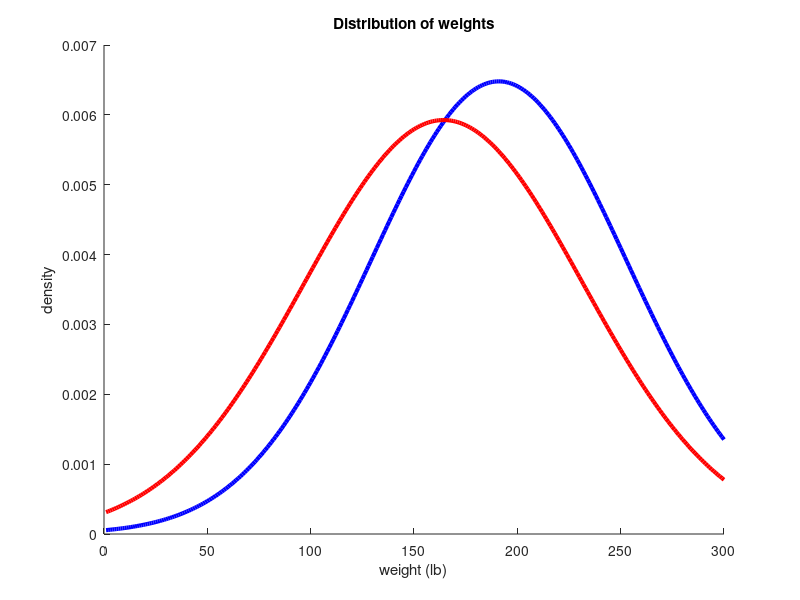
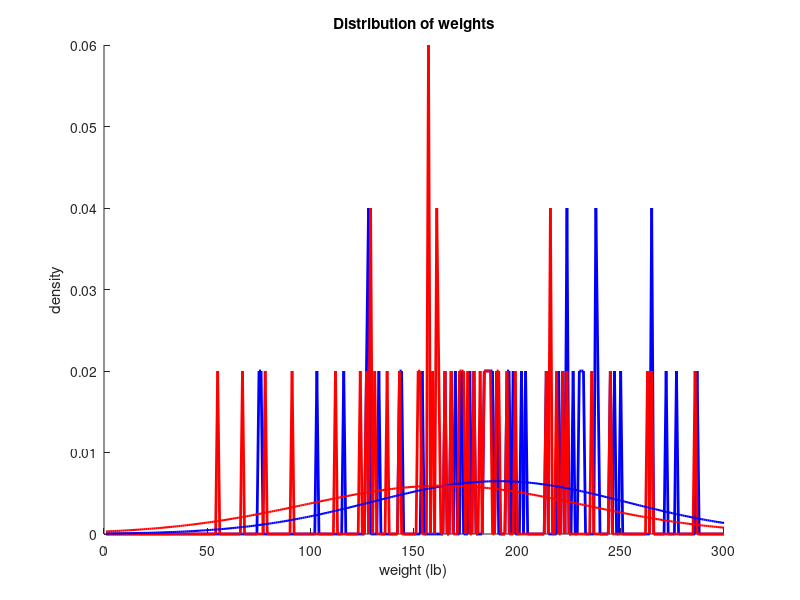
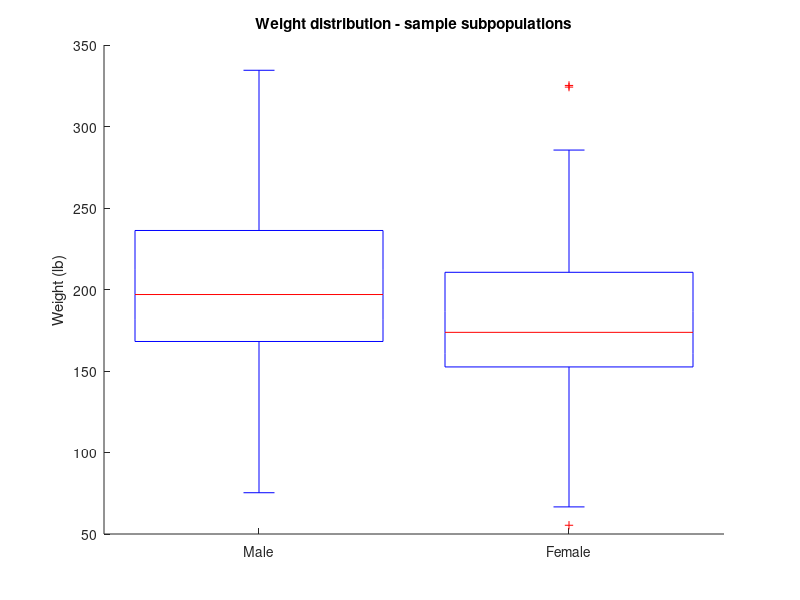

Here is the MATLAB script that generated these plots, in order: (Note: this script raises an error after producing the figures.)
% Systems Pharmacology Final Project Main Driver
% Alanna Farrell, SJ Burris, Gabrielle Grifno
% Spring 2020

% This file creates simulated patients and includes all the parameters for
% running Chlorquine simulations for treatment of Malaria and COVID-19
clear all;
close all;

%% Creating virtual patients: Distribution parameters 

NumberOfSubjects = 50;
% Size of the populations - by making this a parameter, we can easily test 
% the code with small numbers that run quickly, and then run it with 
% larger populations once we're satisfied that it's working.

weightCutOff = 50;
% Minumum weight; set to 0 to only remove nonpositives

Male = 1;
Female = 2; % indexing for matrices

%NEED TO JUSTIFY WHY WE CHOSE THESE
means(Male) = 191;
means(Female) = 164.3;
SD(Male) = 61.57;
SD(Female) = 67.32;

ls = {'-b';'-r'}; % linestyles for male, female distributions
GroupName = {'Male','Female'};

%% PART ONE - NORMAL DISTRIBUTIONS 
    
% Generate Normal Distribution lines
x = [1:1:300]; % x = weight, y = density
for i=Male:Female
    y(i,:) = 1/(SD(i)*sqrt(2*pi()))*exp((-(x(:)-means(i)).^2)/(2*SD(i)^2));
end

% Plotting the normal distributions by themselves
figure;
title('Distribution of weights');    
xlabel('weight (lb)');
ylabel('density');
hold on;
for i=Male:Female
	plot (x,y(i,:),ls{i},'LineWidth',3); 
end


%% PART TWO - GENERATE 2 SUBPOPULATIONS USING RANDOM NUMBERS

% Initiate Random Numbers (helpful to make results reproducible)
rng(0,'twister');

% Generate Subpopulations
for i=Male:Female % 2 subpops 
	xtemp = SD(i).*randn(NumberOfSubjects,1)+means(i); 
    % This gives us a first attempt; next we must identify weights below 
    % the cutoff and replace them
    a=length(xtemp(xtemp<=weightCutOff)); % count people below x lb
    cycle = 1;
    while a>0 % if there are any nonpositives, replace them
        fprintf ('series %i, cycle %i, negs %i\n',i,1,a);
        xtemp(xtemp<=50)=SD(i).*randn(a,1)+means(i);        
        a=length(xtemp(xtemp<=weightCutOff)); 
        cycle = cycle + 1;
    end % check again for nonpositives and loop if nec.
    xdist(i,:) = xtemp; % This is the final weight distribution
end

% Output the means, SDs of the simulated populations
simmeans = mean(xdist,2);
simSDs = std(xdist,0,2);
fprintf('Male population, input mean %4.1f, simulated mean %4.1f; input SD %4.1f, simulated SD %4.1f \n',means(Male),simmeans(Male),SD(Male),simSDs(Male))
fprintf('Female population, input mean %4.1f, simulated mean %4.1f; input SD %4.1f, simulated SD %4.1f \n',means(Female),simmeans(Female),SD(Female),simSDs(Female))

for i = Male:Female
	xtemp = round(xdist(i,:)); % xdist here is the list of patient weights for subpopulation i
    for j = 1:length(x)
    	ysamp(i,j) = length(xtemp(xtemp==x(j)))/NumberOfSubjects;
    end
end

% Overlaying normal distributions and the sample distributions
% three panels
figure;
title('Distribution of weights');    
ylabel('density');
xlabel('weight (lb)'); % note how we only need one x-axis label
hold on;
% Note how we generate different linestyles using conditional statements
for i=Male:Female
    plot (x,ysamp(i,:),ls{i},'LineWidth',2);
end
for i=Male:Female
    plot (x,y(i,:),ls{i},'LineWidth',1.5); 
	% did this separately so that these lines come to the front
end

% Boxplots
% Another way of visualizing the sample populations on one panel.
figure;
hold on;
title('Weight distribution - sample subpopulations')
ylabel('Weight (lb)')
boxplot (xdist','Labels',GroupName);

patientID = (1:NumberOfSubjects)';
Weights = xdist';
save('WeightDistribs.mat','patientID','Weights');

%% Population Pharmacokinetics

%run the popPK sim function to obtain the following for ALL patients,
%inputting only bodyweight
% 1. volume of distribution in compartment 1 (V1)
% 2. volume of distribution in compartment 2 (V2)
% 3. clearance of chloroquine and desethylchloroquine
% 4. absorption of chloroquine from the gut (oral delivery)

%get parameters for patients
[V1CQ, V2CQ, V1DCQ, V2DCQ, CL_CQ, CL_DCQ, KA] = Chloroquine_popPK(Weights);


